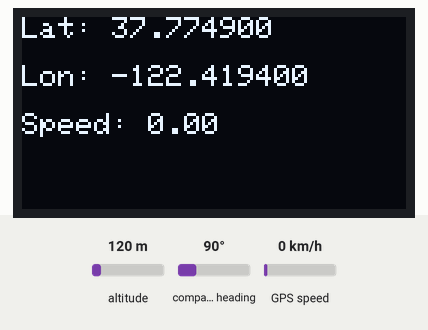
A sketch run on a simulated ESP32. On the bench: 128×64 one-colour display. The test bench sets the inputs (shaded band); at power-on: GPS speed 0 km/h, altitude 120 m, compass heading 90°. WiFi joins after 1.5 s; servers stay silent unless stated; uploads are accepted with an empty reply; the GPS gets a fix after 3 s at 37.7749, -122.4194 with 8 satellites; what the sketch prints to the serial monitor is not drawn.

Above: at 5.7 s.
5.8 s: GPS speed set to 2 km/h
8.1 s: GPS speed set to 30 km/h
At 9.2 s:
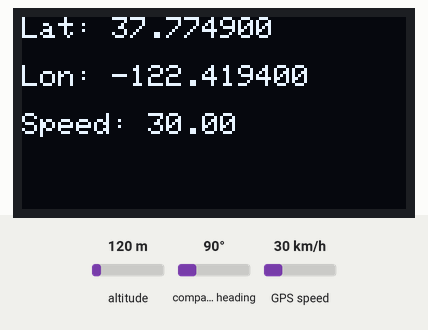
10.3 s: GPS speed set to 60 km/h
Timing chart, 0 to 13.3 s (numbered marks = the images above; inputs shaded):
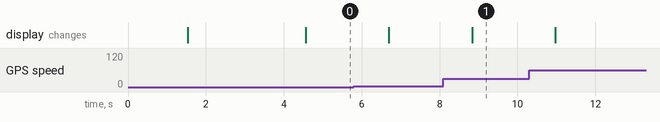

Measured:
- after the input at 8.1 s, the display: changes after 0.73 s (image 1)

The sketch:

ESP32_GPS.ino
```cpp
#include <TinyGPSPlus.h>
#include <Wire.h>
#include <Adafruit_GFX.h>
#include <Adafruit_SSD1306.h>
#include <WiFiClientSecure.h>
#include <HTTPSRedirect.h>
#include <HTTPClient.h>

const char* ssid = "wife-i";
const char* password = "73555608";
const char* serverName = "https://location-live-tracking-muf7kziviq-as.a.run.app/receive_data";
const char* trackerId = "2";

#define SCREEN_WIDTH 128
#define SCREEN_HEIGHT 64

Adafruit_SSD1306 display(SCREEN_WIDTH, SCREEN_HEIGHT, &Wire, -1);
TinyGPSPlus gps;
WiFiClientSecure client;

typedef struct {
  double lat;
  double lon;
  unsigned long timestamp;
} CachedGPSData;

CachedGPSData cachedData[1000]; // Adjust the size as needed
int cacheIndex = 0;

TaskHandle_t Task1, Task2;

void coreTask1(void* param) {
  while (true) {
    updateGPSAndDisplay();
    delay(1000);
  }
}

void coreTask2(void* param) {
  while (true) {
    handleWiFiAndAPI();
    delay(1000);
  }
}

void setup() {
  Serial.begin(9600);
  Serial2.begin(9600);

  WiFi.begin(ssid, password);
  Serial.println("Connecting");
  while (WiFi.status() != WL_CONNECTED) {
    delay(500);
    Serial.print(".");
  }
  Serial.println("");
  Serial.print("Connected to WiFi network with IP Address: ");
  Serial.println(WiFi.localIP());

  if (!display.begin(SSD1306_SWITCHCAPVCC, 0x3C)) {
    Serial.println(F("SSD1306 allocation failed"));
    for (;;);
  }

  delay(3000);
  display.clearDisplay();

  display.setTextSize(1);
  display.setTextColor(WHITE);
  display.setCursor(0, 10);

  client.setInsecure();

  xTaskCreatePinnedToCore(coreTask1, "Task1", 10000, NULL, 1, &Task1, 0);
  xTaskCreatePinnedToCore(coreTask2, "Task2", 10000, NULL, 1, &Task2, 1);
}

void loop() {}

void updateGPSAndDisplay() {
  while (Serial2.available() > 0)
    if (gps.encode(Serial2.read()))
      displayInfo();

  if (millis() > 5000 && gps.charsProcessed() < 10) {
    Serial.println(F("No GPS detected: check wiring."));
  }
}

void displayInfo() {
  if (gps.location.isValid()) {
    display.clearDisplay();
    display.setCursor(0, 0);
    display.print("Lat: ");
    display.print(gps.location.lat(), 6);
    display.setCursor(0, 16);
    display.print("Lon: ");
    display.print(gps.location.lng(), 6);
    display.setCursor(0, 32);
    display.print("Speed: ");
    display.print(gps.speed.kmph());
    display.display();
  } else {
    display.clearDisplay();
    display.setCursor(0, 0);
    display.print("No GPS data");
    display.display();
  }
}

String getTimestampString(unsigned long timestamp) {
  char buffer[21];
  int year = gps.date.year();
  int month = gps.date.month();
  int day = gps.date.day();
  int hour = gps.time.hour();
  int minute = gps.time.minute();
  int second = gps.time.second();
  snprintf(buffer, sizeof(buffer), "%04d-%02d-%02d %02d:%02d:%02d", year, month, day, hour, minute, second);
  return String(buffer);
}

void handleWiFiAndAPI() {
  if (WiFi.status() == WL_CONNECTED) {
    HTTPClient http;
    http.begin(client, serverName);
    http.addHeader("Content-Type", "application/json");
    http.addHeader("Authorization", "Bearer secret");

    bool requestSuccessful = false;
    int httpResponseCode;

    // Send cached data first
    while (cacheIndex > 0) {
      Serial.println("Sending cached requests.. index:"+String(cacheIndex));
      String postData = "{\"tracker_id\": \""+ String(trackerId) + "\",  \"lat\": \"" + String(cachedData[cacheIndex - 1].lat, 6) + "\", \"lon\": \"" + String(cachedData[cacheIndex - 1].lon, 6) + "\", \"timestamp\": \"" + getTimestampString(cachedData[cacheIndex - 1].timestamp) + "\"}";

      httpResponseCode = http.POST(postData);

      Serial.println(postData);

      if (httpResponseCode == 200 || httpResponseCode == 201) {
        Serial.println("HTTP POST Successful");
        requestSuccessful = true;

        String response = http.getString(); // Get the response payload
        Serial.println("Response: " + response); // Print the response payload
        cacheIndex--;
      } else {
        requestSuccessful = false;
        Serial.println("Error in sending HTTP POST request: " + String(httpResponseCode));
        break;
      }
    }

    // Send current GPS data if available
    if (gps.location.isValid()) {

      String postData = "{\"tracker_id\": \""+ String(trackerId) + "\", \"lat\": \"" + String(gps.location.lat(), 6) + "\", \"lon\": \"" + String(gps.location.lng(), 6) + "\", \"timestamp\": \"" + getTimestampString(millis() / 1000) + "\"}";

      Serial.println(postData);
      httpResponseCode = http.POST(postData);


      if (httpResponseCode == 200 || httpResponseCode == 201) {
        requestSuccessful = true;
        Serial.println("HTTP POST Successful");
      } else {
        requestSuccessful = false;
        Serial.println("Error in sending HTTP POST request: " + String(httpResponseCode));

        Serial.println("Caching request.. index: "+ String(cacheIndex));

        // Cache the GPS data
        if (cacheIndex < 1000) {
          cachedData[cacheIndex].lat = gps.location.lat();
          cachedData[cacheIndex].lon = gps.location.lng();
          cachedData[cacheIndex].timestamp = millis() / 1000;
          cacheIndex++;
        } else {
          Serial.println("Cache is full, unable to store more data.");
        }
      }
      String response = http.getString(); // Get the response payload
      Serial.println("Response: " + response); // Print the response payload

    } else {
      Serial.println("GPS not calibrated yet!");
    }

    http.end();
  } else {
    Serial.println("Wi-Fi is not connected");
  }
}
```
